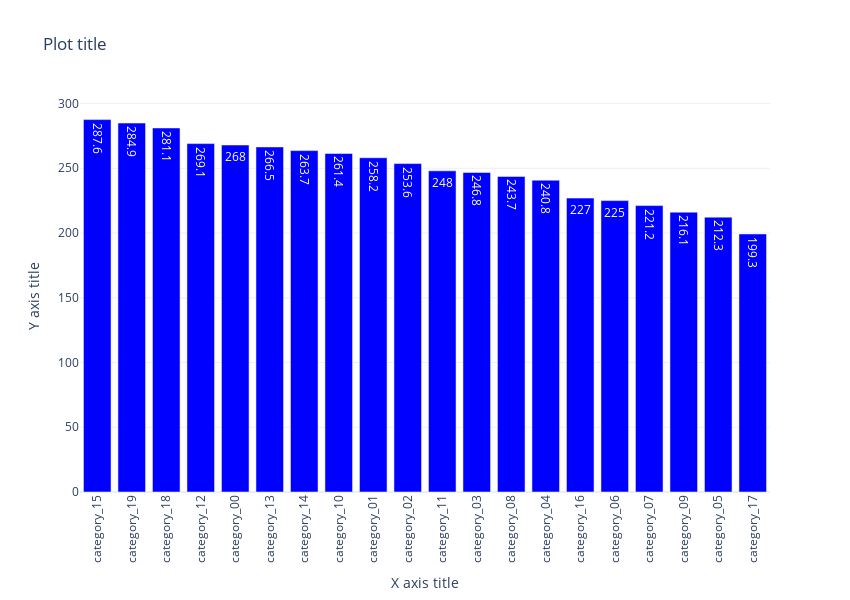

The code cell stored with this chart in its notebook:
### Code cell
# Basic vertical bar chart

e = d.groupby('category')[['x']].sum().reset_index().sort_values('x', ascending=False)

fig = go.Figure()
for i, category in enumerate(e.category):
    fig.add_trace(go.Bar(
        x=e[e.category==category].category,
        y=e[e.category==category].x,
        text=e[e.category==category].x.round(1),
        name=category,
        showlegend=True,
        marker=dict(color='blue')))
fig.update_layout(
    template='plotly_white',
    width=50 + len(fig.data) * 40,
    height=600,
    title='Plot title',
    legend_title='Legend',
    showlegend=False)
fig.update_xaxes(
    title='X axis title',
    tickangle=270)
fig.update_yaxes(
    title='Y axis title',
    range=None,
    dtick=None)
fig.show()

### Figure 1 — Plotly figure (JSON) as saved in the notebook; plotly's stock layout.template omitted (floating-point values rounded to 4 significant figures)
{"data": [{"marker": {"color": "blue"}, "name": "category_15", "showlegend": true, "text": [287.6], "type": "bar", "x": ["category_15"], "y": [287.6]}, {"marker": {"color": "blue"}, "name": "category_19", "showlegend": true, "text": [284.9], "type": "bar", "x": ["category_19"], "y": [284.9]}, {"marker": {"color": "blue"}, "name": "category_18", "showlegend": true, "text": [281.1], "type": "bar", "x": ["category_18"], "y": [281.1]}, {"marker": {"color": "blue"}, "name": "category_12", "showlegend": true, "text": [269.1], "type": "bar", "x": ["category_12"], "y": [269.1]}, {"marker": {"color": "blue"}, "name": "category_00", "showlegend": true, "text": [268], "type": "bar", "x": ["category_00"], "y": [268.0]}, {"marker": {"color": "blue"}, "name": "category_13", "showlegend": true, "text": [266.5], "type": "bar", "x": ["category_13"], "y": [266.5]}, {"marker": {"color": "blue"}, "name": "category_14", "showlegend": true, "text": [263.7], "type": "bar", "x": ["category_14"], "y": [263.7]}, {"marker": {"color": "blue"}, "name": "category_10", "showlegend": true, "text": [261.4], "type": "bar", "x": ["category_10"], "y": [261.4]}, {"marker": {"color": "blue"}, "name": "category_01", "showlegend": true, "text": [258.2], "type": "bar", "x": ["category_01"], "y": [258.2]}, {"marker": {"color": "blue"}, "name": "category_02", "showlegend": true, "text": [253.6], "type": "bar", "x": ["category_02"], "y": [253.6]}, {"marker": {"color": "blue"}, "name": "category_11", "showlegend": true, "text": [248], "type": "bar", "x": ["category_11"], "y": [248.0]}, {"marker": {"color": "blue"}, "name": "category_03", "showlegend": true, "text": [246.8], "type": "bar", "x": ["category_03"], "y": [246.8]}, {"marker": {"color": "blue"}, "name": "category_08", "showlegend": true, "text": [243.7], "type": "bar", "x": ["category_08"], "y": [243.7]}, {"marker": {"color": "blue"}, "name": "category_04", "showlegend": true, "text": [240.8], "type": "bar", "x": ["category_04"], "y": [240.8]}, {"marker": {"color": "blue"}, "name": "category_16", "showlegend": true, "text": [227], "type": "bar", "x": ["category_16"], "y": [227.0]}, {"marker": {"color": "blue"}, "name": "category_06", "showlegend": true, "text": [225], "type": "bar", "x": ["category_06"], "y": [225.0]}, {"marker": {"color": "blue"}, "name": "category_07", "showlegend": true, "text": [221.2], "type": "bar", "x": ["category_07"], "y": [221.2]}, {"marker": {"color": "blue"}, "name": "category_09", "showlegend": true, "text": [216.1], "type": "bar", "x": ["category_09"], "y": [216.1]}, {"marker": {"color": "blue"}, "name": "category_05", "showlegend": true, "text": [212.3], "type": "bar", "x": ["category_05"], "y": [212.3]}, {"marker": {"color": "blue"}, "name": "category_17", "showlegend": true, "text": [199.3], "type": "bar", "x": ["category_17"], "y": [199.3]}], "layout": {"height": 600, "legend": {"title": {"text": "Legend"}}, "showlegend": false, "title": {"text": "Plot title"}, "width": 850, "xaxis": {"tickangle": -90, "title": {"text": "X axis title"}}, "yaxis": {"title": {"text": "Y axis title"}}}}
